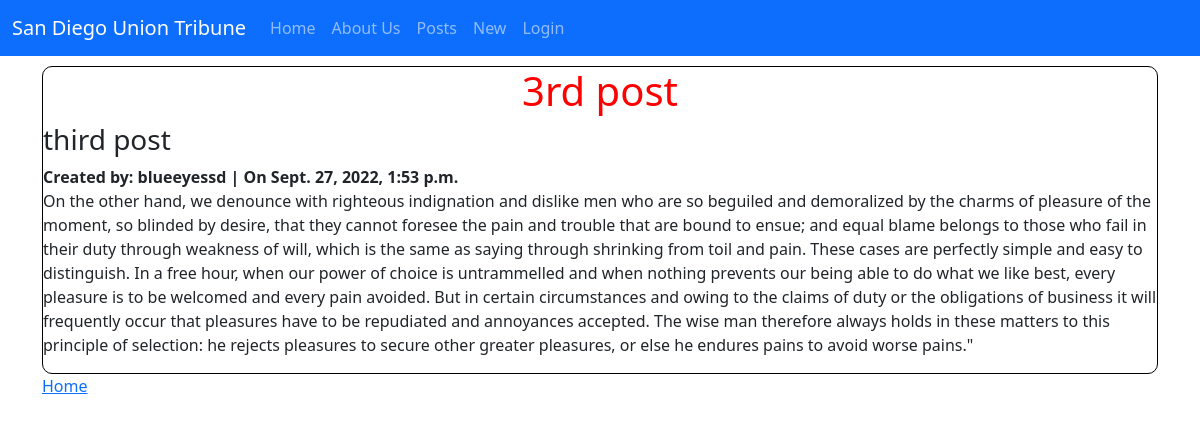
/posts/3/, run on the app's committed database.
### posts/models.py (models this page shows, shortened)
class Post(models.Model):
    title = models.CharField(max_length=50)
    subtitle = models.CharField(max_length=50)
    author = models.ForeignKey(
        get_user_model(),
        on_delete=models.CASCADE
    )
    body = models.TextField()
    created_on = models.DateTimeField(auto_now_add=True)
    status = models.ForeignKey(
        Status,
        on_delete=models.CASCADE,
        blank=True,
        null=True
    )

### posts/views.py (the view)
# urls.py: path('<int:pk>/', PostDetailView.as_view(), name='detail'),
class PostDetailView(DetailView):
    template_name = "posts/detail.html"
    model = Post

### templates/posts/detail.html (shortened to what this page needs)
{% extends 'base.html' %}
{% block content %}
    <div class = "post-detail">
    <h1>{{ post.title }}</h1>
    <h3>{{ post.subtitle }}</h3>
    <strong>Created by: {{ post.author }} | On {{ post.created_on }}</strong>
    <p>{{ post.body }}</p>
    </div>
    <a href="{% url 'home' %}" class="card-btns">Home</a>
{% endblock content %}

### static/base.css (style rules this page uses)
h1 { color:red; text-align: center; }
.post-detail { border-radius: 10px; border: 1px solid black; }

### data on the page
Post: title "3rd post", subtitle "third post", author "blueeyessd", created_on "Sept. 27, 2022, 1:53 p.m.", body "On the other hand, we denounce with righteous indignation and dislike men who are so beguiled and demoralized by the charms of pleasure of the moment, so blinded by desire, that they cannot foresee the pain and trouble that are bound to ensue; and equal blame belongs to those who fail in their duty through weakness of will, which is the same as saying through shrinking from toil and pain. These cases are perfectly simple and easy to distinguish. In a free hour, when our power of choice is untrammelled and when nothing prevents our being able to do what we like best, every pleasure is to be welcomed and every pain avoided. But in certain circumstances and owing to the claims of duty or the…"
